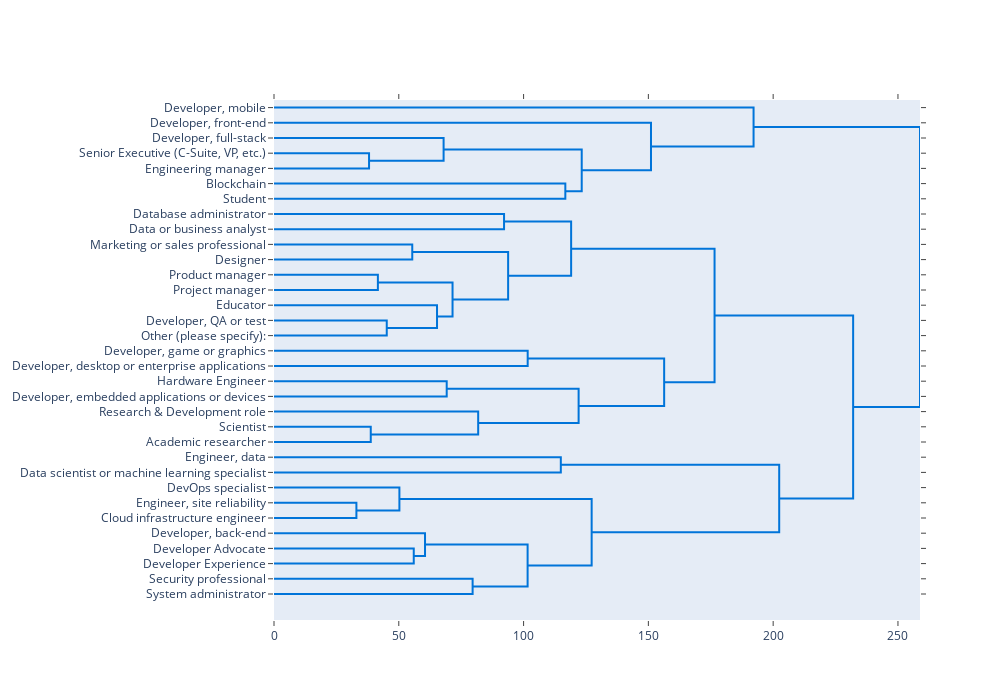

This figure's notebook cell:
### Markdown cell above
#### Create Jobs dendrogram

### Code cell
fig = ff.create_dendrogram(skills, labels=sorted_roles, orientation='left', color_threshold=0)
fig.update_layout(height=700, width=1000, showlegend=False)
fig.show()

### Figure 1 — Plotly figure (JSON) as saved in the notebook; plotly's stock layout.template omitted (floating-point values rounded to 4 significant figures)
{"data": [{"hoverinfo": "text", "marker": {"color": "rgb(0,116,217)"}, "mode": "lines", "type": "scatter", "x": [0, 38.08, 38.08, 0], "xaxis": "x", "y": [-35, -35, -45, -45], "yaxis": "y"}, {"hoverinfo": "text", "marker": {"color": "rgb(0,116,217)"}, "mode": "lines", "type": "scatter", "x": [0, 67.95, 67.95, 38.08], "xaxis": "x", "y": [-25, -25, -40, -40], "yaxis": "y"}, {"hoverinfo": "text", "marker": {"color": "rgb(0,116,217)"}, "mode": "lines", "type": "scatter", "x": [0, 116.7, 116.7, 0], "xaxis": "x", "y": [-55, -55, -65, -65], "yaxis": "y"}, {"hoverinfo": "text", "marker": {"color": "rgb(0,116,217)"}, "mode": "lines", "type": "scatter", "x": [67.95, 123.3, 123.3, 116.7], "xaxis": "x", "y": [-32.5, -32.5, -60, -60], "yaxis": "y"}, {"hoverinfo": "text", "marker": {"color": "rgb(0,116,217)"}, "mode": "lines", "type": "scatter", "x": [0, 151.0, 151.0, 123.3], "xaxis": "x", "y": [-15, -15, -46.25, -46.25], "yaxis": "y"}, {"hoverinfo": "text", "marker": {"color": "rgb(0,116,217)"}, "mode": "lines", "type": "scatter", "x": [0, 192.1, 192.1, 151.0], "xaxis": "x", "y": [-5, -5, -30.62, -30.62], "yaxis": "y"}, {"hoverinfo": "text", "marker": {"color": "rgb(0,116,217)"}, "mode": "lines", "type": "scatter", "x": [0, 92.18, 92.18, 0], "xaxis": "x", "y": [-75, -75, -85, -85], "yaxis": "y"}, {"hoverinfo": "text", "marker": {"color": "rgb(0,116,217)"}, "mode": "lines", "type": "scatter", "x": [0, 55.4, 55.4, 0], "xaxis": "x", "y": [-95, -95, -105, -105], "yaxis": "y"}, {"hoverinfo": "text", "marker": {"color": "rgb(0,116,217)"}, "mode": "lines", "type": "scatter", "x": [0, 41.62, 41.62, 0], "xaxis": "x", "y": [-115, -115, -125, -125], "yaxis": "y"}, {"hoverinfo": "text", "marker": {"color": "rgb(0,116,217)"}, "mode": "lines", "type": "scatter", "x": [0, 45.18, 45.18, 0], "xaxis": "x", "y": [-145, -145, -155, -155], "yaxis": "y"}, {"hoverinfo": "text", "marker": {"color": "rgb(0,116,217)"}, "mode": "lines", "type": "scatter", "x": [0, 65.32, 65.32, 45.18], "xaxis": "x", "y": [-135, -135, -150, -150], "yaxis": "y"}, {"hoverinfo": "text", "marker": {"color": "rgb(0,116,217)"}, "mode": "lines", "type": "scatter", "x": [41.62, 71.54, 71.54, 65.32], "xaxis": "x", "y": [-120, -120, -142.5, -142.5], "yaxis": "y"}, {"hoverinfo": "text", "marker": {"color": "rgb(0,116,217)"}, "mode": "lines", "type": "scatter", "x": [55.4, 93.81, 93.81, 71.54], "xaxis": "x", "y": [-100, -100, -131.2, -131.2], "yaxis": "y"}, {"hoverinfo": "text", "marker": {"color": "rgb(0,116,217)"}, "mode": "lines", "type": "scatter", "x": [92.18, 119.1, 119.1, 93.81], "xaxis": "x", "y": [-80, -80, -115.6, -115.6], "yaxis": "y"}, {"hoverinfo": "text", "marker": {"color": "rgb(0,116,217)"}, "mode": "lines", "type": "scatter", "x": [0, 101.6, 101.6, 0], "xaxis": "x", "y": [-165, -165, -175, -175], "yaxis": "y"}, {"hoverinfo": "text", "marker": {"color": "rgb(0,116,217)"}, "mode": "lines", "type": "scatter", "x": [0, 69.2, 69.2, 0], "xaxis": "x", "y": [-185, -185, -195, -195], "yaxis": "y"}, {"hoverinfo": "text", "marker": {"color": "rgb(0,116,217)"}, "mode": "lines", "type": "scatter", "x": [0, 38.77, 38.77, 0], "xaxis": "x", "y": [-215, -215, -225, -225], "yaxis": "y"}, {"hoverinfo": "text", "marker": {"color": "rgb(0,116,217)"}, "mode": "lines", "type": "scatter", "x": [0, 81.81, 81.81, 38.77], "xaxis": "x", "y": [-205, -205, -220, -220], "yaxis": "y"}, {"hoverinfo": "text", "marker": {"color": "rgb(0,116,217)"}, "mode": "lines", "type": "scatter", "x": [69.2, 122.1, 122.1, 81.81], "xaxis": "x", "y": [-190, -190, -212.5, -212.5], "yaxis": "y"}, {"hoverinfo": "text", "marker": {"color": "rgb(0,116,217)"}, "mode": "lines", "type": "scatter", "x": [101.6, 156.3, 156.3, 122.1], "xaxis": "x", "y": [-170, -170, -201.2, -201.2], "yaxis": "y"}, {"hoverinfo": "text", "marker": {"color": "rgb(0,116,217)"}, "mode": "lines", "type": "scatter", "x": [119.1, 176.5, 176.5, 156.3], "xaxis": "x", "y": [-97.81, -97.81, -185.6, -185.6], "yaxis": "y"}, {"hoverinfo": "text", "marker": {"color": "rgb(0,116,217)"}, "mode": "lines", "type": "scatter", "x": [0, 114.9, 114.9, 0], "xaxis": "x", "y": [-235, -235, -245, -245], "yaxis": "y"}, {"hoverinfo": "text", "marker": {"color": "rgb(0,116,217)"}, "mode": "lines", "type": "scatter", "x": [0, 33.02, 33.02, 0], "xaxis": "x", "y": [-265, -265, -275, -275], "yaxis": "y"}, {"hoverinfo": "text", "marker": {"color": "rgb(0,116,217)"}, "mode": "lines", "type": "scatter", "x": [0, 50.24, 50.24, 33.02], "xaxis": "x", "y": [-255, -255, -270, -270], "yaxis": "y"}, {"hoverinfo": "text", "marker": {"color": "rgb(0,116,217)"}, "mode": "lines", "type": "scatter", "x": [0, 56.0, 56.0, 0], "xaxis": "x", "y": [-295, -295, -305, -305], "yaxis": "y"}, {"hoverinfo": "text", "marker": {"color": "rgb(0,116,217)"}, "mode": "lines", "type": "scatter", "x": [0, 60.51, 60.51, 56.0], "xaxis": "x", "y": [-285, -285, -300, -300], "yaxis": "y"}, {"hoverinfo": "text", "marker": {"color": "rgb(0,116,217)"}, "mode": "lines", "type": "scatter", "x": [0, 79.58, 79.58, 0], "xaxis": "x", "y": [-315, -315, -325, -325], "yaxis": "y"}, {"hoverinfo": "text", "marker": {"color": "rgb(0,116,217)"}, "mode": "lines", "type": "scatter", "x": [60.51, 101.6, 101.6, 79.58], "xaxis": "x", "y": [-292.5, -292.5, -320, -320], "yaxis": "y"}, {"hoverinfo": "text", "marker": {"color": "rgb(0,116,217)"}, "mode": "lines", "type": "scatter", "x": [50.24, 127.3, 127.3, 101.6], "xaxis": "x", "y": [-262.5, -262.5, -306.2, -306.2], "yaxis": "y"}, {"hoverinfo": "text", "marker": {"color": "rgb(0,116,217)"}, "mode": "lines", "type": "scatter", "x": [114.9, 202.4, 202.4, 127.3], "xaxis": "x", "y": [-240, -240, -284.4, -284.4], "yaxis": "y"}, {"hoverinfo": "text", "marker": {"color": "rgb(0,116,217)"}, "mode": "lines", "type": "scatter", "x": [176.5, 232.0, 232.0, 202.4], "xaxis": "x", "y": [-141.7, -141.7, -262.2, -262.2], "yaxis": "y"}, {"hoverinfo": "text", "marker": {"color": "rgb(0,116,217)"}, "mode": "lines", "type": "scatter", "x": [192.1, 258.8, 258.8, 232.0], "xaxis": "x", "y": [-17.81, -17.81, -202.0, -202.0], "yaxis": "y"}], "layout": {"autosize": false, "height": 700, "hovermode": "closest", "showlegend": false, "width": 1000, "xaxis": {"mirror": "allticks", "rangemode": "tozero", "showgrid": false, "showline": true, "showticklabels": true, "ticks": "outside", "type": "linear", "zeroline": false}, "yaxis": {"mirror": "allticks", "rangemode": "tozero", "showgrid": false, "showline": true, "showticklabels": true, "tickmode": "array", "ticks": "outside", "ticktext": ["Developer, mobile", "Developer, front-end", "Developer, full-stack", "Senior Executive (C-Suite, VP, etc.)", "Engineering manager", "Blockchain", "Student", "Database administrator", "Data or business analyst", "Marketing or sales professional", "Designer", "Product manager", "Project manager", "Educator", "Developer, QA or test", "Other (please specify):", "Developer, game or graphics", "Developer, desktop or enterprise applications", "Hardware Engineer", "Developer, embedded applications or devices", "Research & Development role", "Scientist", "Academic researcher", "Engineer, data", "Data scientist or machine learning specialist", "DevOps specialist", "Engineer, site reliability", "Cloud infrastructure engineer", "Developer, back-end", "Developer Advocate", "Developer Experience", "Security professional", "System administrator"], "tickvals": [-5, -15, -25, -35, -45, -55, -65, -75, -85, -95, -105, -115, -125, -135, -145, -155, -165, -175, -185, -195, -205, -215, -225, -235, -245, -255, -265, -275, -285, -295, -305, -315, -325], "type": "linear", "zeroline": false}}}
